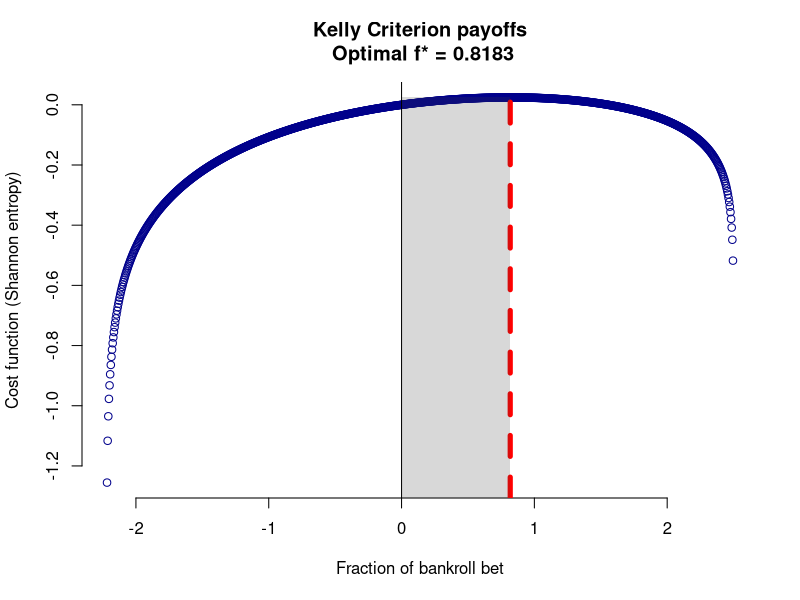

Reproduce this figure in R.
# Jens Olson
# jens.olson@gmail.com

# Input payoffs as returns on capital invested
payoffs <- c(-.4, -.2, .0, .25, .45)

# Input outcome probabilities; need not sum to 1
probs <- c(.1, .2, .3, .2, .2)

# Scale to sum to 1
probs <- probs/sum(probs)

# Bet size limited to inverse of max downside payoff
lo <- -1/max(payoffs)
hi <- -1/min(payoffs)

fs <- seq(from=lo, to=hi, length.out=1e3)

# Define Shannon entropy function
shanEnt <- function(prbs, pays, fStar) {
  ent <- sum(prbs*log(1+fStar*pays))
  return(ent)
}

# Find optimal bet size
o <- optimize(f=shanEnt, prbs=probs, pays=payoffs,
              interval=c(lo, hi), maximum=T)

res <- mapply(shanEnt, list(probs), list(payoffs), fs)

# Exclude extreme values from plot
f_plots <- fs[2:(length(fs)-1)]
res_plots <- res[2:(length(fs)-1)]

# Plot results
plot(f_plots, res_plots,
     main=paste("Kelly Criterion payoffs\n",
                "Optimal f* =", round(o$maximum, 4)),
     xlab="Fraction of bankroll bet",
     ylab="Cost function (Shannon entropy)",
     frame.plot=F, pch=1, col="dark blue")

abline(v=c(0, o$maximum), col=c("black", "red"),
       lty=c(1, 2), lwd=c(1, 5))

# Draw grey box in rational betting area
box_min <- min(res_plots)-1
shade <- rgb(.25, .25, .25, 0.2)

if (o$maximum < 0) {
  polygon(x=c(o$maximum, 0, 0, o$maximum),
          y=c(box_min, box_min, o$objective, o$objective),
          col=shade,
          border=F)
} else {
  polygon(x=c(0, o$maximum, o$maximum, 0),
          y=c(box_min, box_min, o$objective, o$objective),
          col=shade,
          border=F)
}

